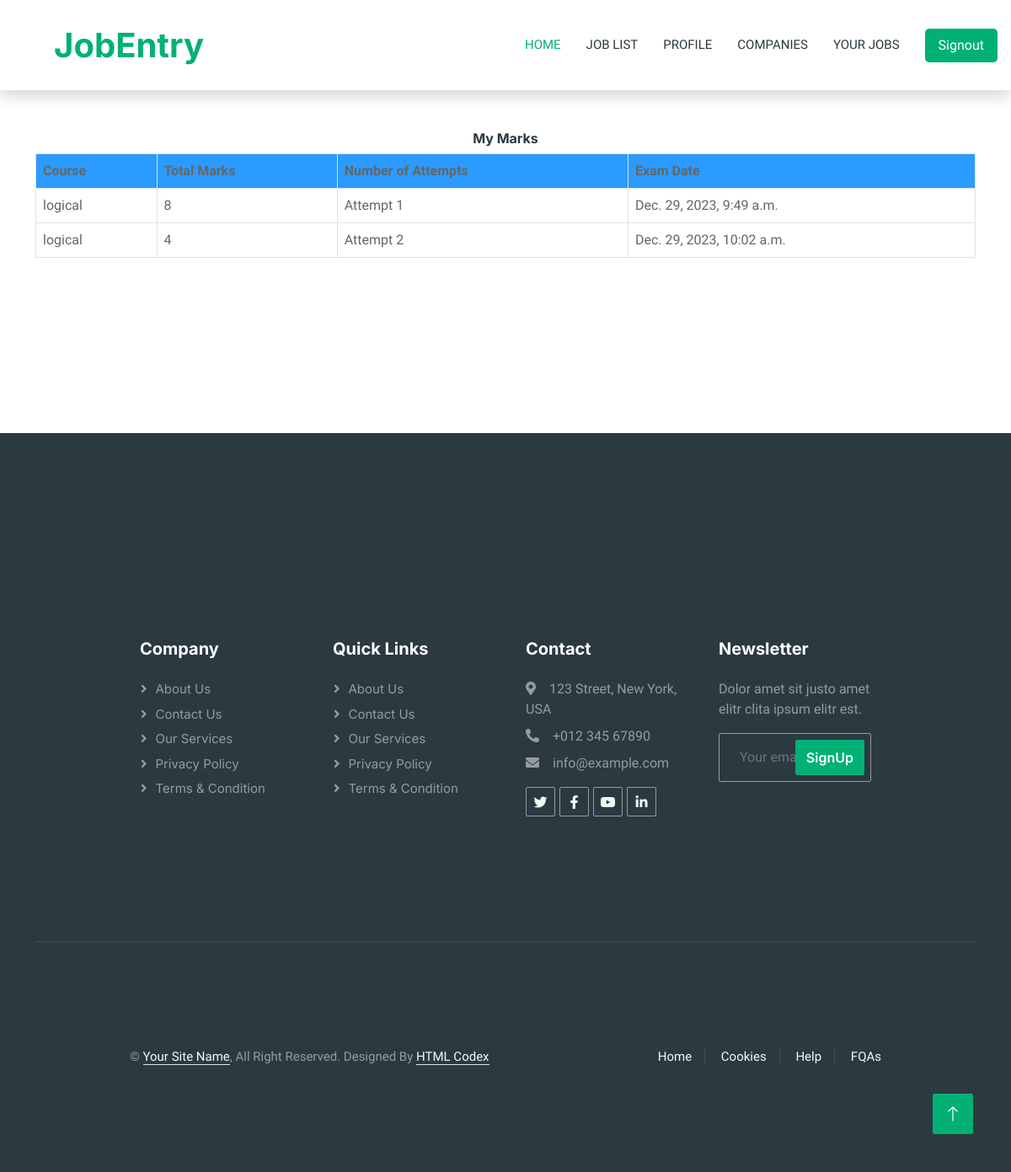
The page /check-marks/1 (signed in) on the database its author committed.
### exam_app/models.py (models this page shows)
class Result(models.Model):
    student = models.ForeignKey(UserProfile,on_delete=models.CASCADE)
    exam = models.ForeignKey(Course,on_delete=models.CASCADE)
    marks = models.PositiveIntegerField()
    date = models.DateTimeField(auto_now=True)

class Course(models.Model):
   course_name = models.CharField(max_length=50)
   question_number = models.PositiveIntegerField()
   total_marks = models.PositiveIntegerField()
   def __str__(self):
        return self.course_name

### users_app/views.py (the view)
# urls.py: path('check-marks/<int:pk>', views.check_marks, name='check-marks'),
def check_marks(request, pk):
    course = QMODEL.Course.objects.get(id=pk)
    student = models.UserProfile.objects.get(user_ID=request.user.id)
    results = QMODEL.Result.objects.all().filter(exam=course).filter(student=student)
    return render(request, 'users/check_marks.html', {'results': results})

### templates/users/check_marks.html (shortened to what this page needs)
{%extends "job-list.html" %}
{% block content %}
{%load static%}
</head>
<br><br>
<div class="container">
  <div class="panel panel-primary">
    <div class="panel-heading">
      <h6 class="panel-title">My Marks</h6>
    </div>
    <table class="table table-hover table-bordered" id="dev-table">
      <thead class="bg-secondary">
        <tr>
          <th>Course</th>
          <th>Total Marks</th>
          <th>Number of Attempts</th>
          <th>Exam Date</th>
        </tr>
      </thead>
      {% for t in results %}
      <tr>
        <td> {{t.exam}}</td>
        <td> {{t.marks}}</td>
        <td>Attempt {{ forloop.counter }}</td>
        <td> {{t.date}}</td>
      </tr>
      {% endfor %}
    </table>
  </div>
</div>
<br><br><br><br><br><br>
{% endblock content %}

### static/css/style.css (style rules this page uses)
:root { --primary: #00B074; --secondary: #2B9BFF; --light: #EFFDF5; --dark: #2B3940; }

### templates/users/check_marks.html (style rules this page uses)
h6 { text-align: center; }

### rows shown on the page
Result: exam "logical", marks "8", date "Dec. 29, 2023, 9:49 a.m."
Result: exam "logical", marks "4", date "Dec. 29, 2023, 10:02 a.m."
